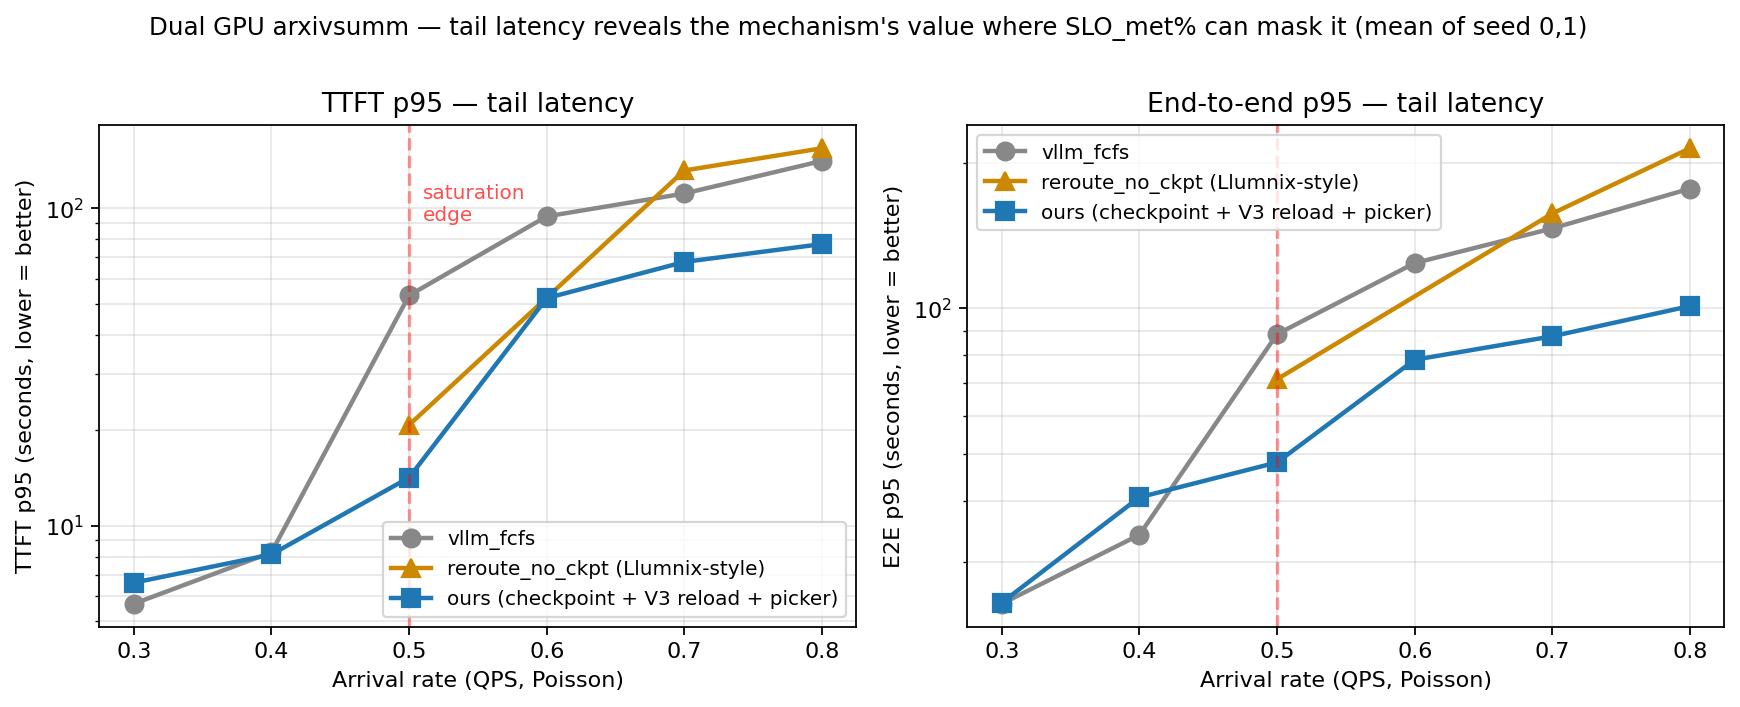

Generate this figure with Python:
"""Tail latency figure — TTFT_p95 and E2E_p95 vs QPS, 3 baselines.

Why this figure: SLO_met% can miss the mechanism's actual contribution
when the SLO threshold lies near the median. Our mechanism's value
shows up most strongly in tail latency: continuous checkpoint adds
~1s to median TTFT but cheap-resume slashes p95 by ~40-50%.

Lower bars / lower curves = better."""
import json
import matplotlib.pyplot as plt
import numpy as np
from pathlib import Path

R = Path(__file__).resolve().parents[1] / "eval/results/a6000"
OUT = Path(__file__).resolve().parent


def load_metric(baseline, qps, seed):
    f = R / (f"dual_{baseline}_arxivsumm_qps{qps}_n60_seed{seed}_"
             f"arxivsumm_v2_canonical_metrics.json")
    return json.load(open(f)) if f.exists() else None


def seed_stat(baseline, qps, seeds, field):
    """Mean of d[field][p95] across given seeds (field='ttft_ms' or 'e2e_ms')."""
    vals = []
    for s in seeds:
        d = load_metric(baseline, qps, s)
        if d is not None and d.get(field, {}).get("p95") is not None:
            vals.append(d[field]["p95"])
    return np.mean(vals) if vals else None


SEEDS = [0, 1]
QPS_LEVELS = [0.3, 0.4, 0.5, 0.6, 0.7, 0.8]
BASELINES = [
    ("vllm_fcfs",       "vllm_fcfs",                "o-", "#888888"),
    ("reroute_no_ckpt", "reroute_no_ckpt (Llumnix-style)", "^-", "#cc8800"),
    ("ours",            "ours (checkpoint + V3 reload + picker)", "s-", "#1f77b4"),
]

fig, axes = plt.subplots(1, 2, figsize=(11, 4.4))

# Left: TTFT_p95
ax = axes[0]
for b, label, style, color in BASELINES:
    vals = [seed_stat(b, q, SEEDS, "ttft_ms") for q in QPS_LEVELS]
    # convert to seconds for readability
    vals_s = [v / 1000.0 if v is not None else None for v in vals]
    xs = [q for q, v in zip(QPS_LEVELS, vals_s) if v is not None]
    ys = [v for v in vals_s if v is not None]
    ax.plot(xs, ys, style, label=label, color=color,
            linewidth=2, markersize=8)
ax.set_xlabel("Arrival rate (QPS, Poisson)")
ax.set_ylabel("TTFT p95 (seconds, lower = better)")
ax.set_title("TTFT p95 — tail latency")
ax.set_yscale("log")
ax.legend(loc="best", fontsize=9)
ax.grid(alpha=0.3, which="both")
ax.axvline(0.5, color="red", linestyle="--", alpha=0.4)
ax.text(0.51, ax.get_ylim()[1] * 0.5,
        "saturation\nedge",
        color="red", alpha=0.7, fontsize=9)

# Right: E2E_p95
ax = axes[1]
for b, label, style, color in BASELINES:
    vals = [seed_stat(b, q, SEEDS, "e2e_ms") for q in QPS_LEVELS]
    vals_s = [v / 1000.0 if v is not None else None for v in vals]
    xs = [q for q, v in zip(QPS_LEVELS, vals_s) if v is not None]
    ys = [v for v in vals_s if v is not None]
    ax.plot(xs, ys, style, label=label, color=color,
            linewidth=2, markersize=8)
ax.set_xlabel("Arrival rate (QPS, Poisson)")
ax.set_ylabel("E2E p95 (seconds, lower = better)")
ax.set_title("End-to-end p95 — tail latency")
ax.set_yscale("log")
ax.legend(loc="best", fontsize=9)
ax.grid(alpha=0.3, which="both")
ax.axvline(0.5, color="red", linestyle="--", alpha=0.4)

fig.suptitle("Dual GPU arxivsumm — tail latency reveals the mechanism's "
             "value where SLO_met% can mask it (mean of seed 0,1)",
             fontsize=11, y=1.00)
plt.tight_layout()
plt.savefig(OUT / "fig_tail_latency.png", dpi=160, bbox_inches="tight")
plt.savefig(OUT / "fig_tail_latency.pdf", bbox_inches="tight")
plt.close()
print("saved:", OUT / "fig_tail_latency.png")

# Also print the underlying numbers for sanity check
print()
print("Underlying numbers (mean of seed 0,1):")
print(f'{"QPS":<5}', end='')
for _, label, _, _ in BASELINES:
    print(f'  {label.split()[0]:<22}', end='')
print()
print("-"*80)
for q in QPS_LEVELS:
    print(f"{q:<5}", end='')
    for b, label, _, _ in BASELINES:
        ttft = seed_stat(b, q, SEEDS, "ttft_ms")
        e2e = seed_stat(b, q, SEEDS, "e2e_ms")
        if ttft is None or e2e is None:
            cell = "n/a"
        else:
            cell = f"T{ttft/1000:.1f}s/E{e2e/1000:.1f}s"
        print(f"  {cell:<22}", end='')
    print()
